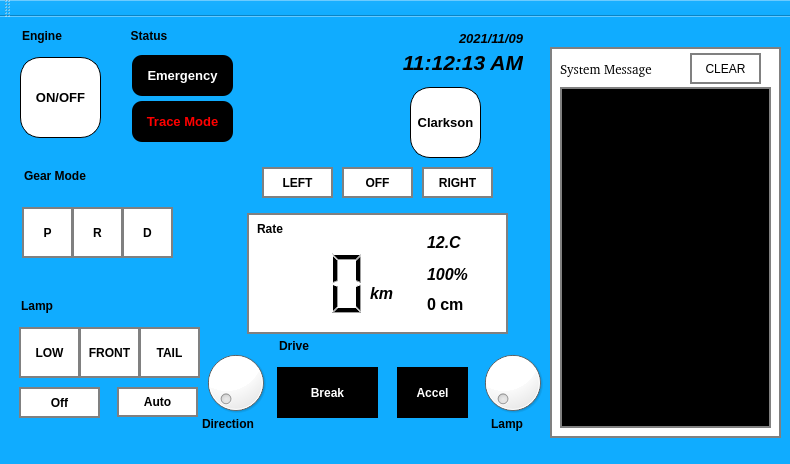
<?xml version="1.0" encoding="UTF-8"?>
<ui version="4.0">
 <class>MainWindow</class>
 <widget class="QMainWindow" name="MainWindow">
  <property name="geometry">
   <rect>
    <x>0</x>
    <y>0</y>
    <width>790</width>
    <height>464</height>
   </rect>
  </property>
  <property name="windowTitle">
   <string>MainWindow</string>
  </property>
  <property name="styleSheet">
   <string notr="true">background-color: rgb(255, 255, 255);
background-color: rgb(16, 172, 255);</string>
  </property>
  <widget class="QWidget" name="centralWidget">
   <widget class="QLabel" name="lbDispTime">
    <property name="geometry">
     <rect>
      <x>372</x>
      <y>30</y>
      <width>151</width>
      <height>31</height>
     </rect>
    </property>
    <property name="font">
     <font>
      <pointsize>16</pointsize>
      <weight>75</weight>
      <italic>true</italic>
      <bold>true</bold>
     </font>
    </property>
    <property name="styleSheet">
     <string notr="true">background-color: rgb(16, 172, 255);</string>
    </property>
    <property name="text">
     <string>11:12:13 AM</string>
    </property>
    <property name="alignment">
     <set>Qt::AlignRight|Qt::AlignTrailing|Qt::AlignVCenter</set>
    </property>
   </widget>
   <widget class="QLabel" name="lbDispDate">
    <property name="geometry">
     <rect>
      <x>412</x>
      <y>10</y>
      <width>111</width>
      <height>22</height>
     </rect>
    </property>
    <property name="font">
     <font>
      <pointsize>10</pointsize>
      <weight>75</weight>
      <italic>true</italic>
      <bold>true</bold>
     </font>
    </property>
    <property name="styleSheet">
     <string notr="true">background-color: rgb(16, 172, 255);</string>
    </property>
    <property name="text">
     <string>2021/11/09</string>
    </property>
    <property name="alignment">
     <set>Qt::AlignRight|Qt::AlignTrailing|Qt::AlignVCenter</set>
    </property>
   </widget>
   <widget class="QLabel" name="lbDirection">
    <property name="geometry">
     <rect>
      <x>202</x>
      <y>396</y>
      <width>68</width>
      <height>22</height>
     </rect>
    </property>
    <property name="styleSheet">
     <string notr="true">background-color: rgb(16, 172, 255);
font-weight: bold;
</string>
    </property>
    <property name="text">
     <string>Direction</string>
    </property>
   </widget>
   <widget class="QLabel" name="lbLamp">
    <property name="geometry">
     <rect>
      <x>491</x>
      <y>396</y>
      <width>40</width>
      <height>22</height>
     </rect>
    </property>
    <property name="styleSheet">
     <string notr="true">background-color: rgb(16, 172, 255);
font-weight: bold;
</string>
    </property>
    <property name="text">
     <string>Lamp</string>
    </property>
   </widget>
   <widget class="QWidget" name="grbDirLamp" native="true">
    <property name="geometry">
     <rect>
      <x>12</x>
      <y>130</y>
      <width>531</width>
      <height>271</height>
     </rect>
    </property>
    <property name="styleSheet">
     <string notr="true">background-color: white; border:0;
background-color: rgb(16, 172, 255);</string>
    </property>
    <widget class="QPushButton" name="btnLampDirLeft">
     <property name="geometry">
      <rect>
       <x>250</x>
       <y>20</y>
       <width>71</width>
       <height>31</height>
      </rect>
     </property>
     <property name="styleSheet">
      <string notr="true">font-weight: bold ;
border: 2px solid grey;
background-color: rgb(255,255,255);</string>
     </property>
     <property name="text">
      <string>LEFT</string>
     </property>
    </widget>
    <widget class="QPushButton" name="btnLampDirOff">
     <property name="geometry">
      <rect>
       <x>330</x>
       <y>20</y>
       <width>71</width>
       <height>31</height>
      </rect>
     </property>
     <property name="styleSheet">
      <string notr="true">font-weight: bold ;
border: 2px solid grey; background-color: rgb(255,255,255);</string>
     </property>
     <property name="text">
      <string>OFF</string>
     </property>
    </widget>
    <widget class="QPushButton" name="btnLampDirRight">
     <property name="geometry">
      <rect>
       <x>410</x>
       <y>20</y>
       <width>71</width>
       <height>31</height>
      </rect>
     </property>
     <property name="styleSheet">
      <string notr="true">font-weight: bold ;
border: 2px solid grey; background-color: rgb(255,255,255);</string>
     </property>
     <property name="text">
      <string>RIGHT</string>
     </property>
    </widget>
    <widget class="QDial" name="diaDirection">
     <property name="geometry">
      <rect>
       <x>188</x>
       <y>200</y>
       <width>71</width>
       <height>71</height>
      </rect>
     </property>
     <property name="styleSheet">
      <string notr="true">background-color: rgb(255,255,255);</string>
     </property>
     <property name="maximum">
      <number>5</number>
     </property>
    </widget>
    <widget class="QDial" name="diaLamp">
     <property name="geometry">
      <rect>
       <x>465</x>
       <y>200</y>
       <width>71</width>
       <height>71</height>
      </rect>
     </property>
     <property name="styleSheet">
      <string notr="true">background-color: rgb(255,255,255);</string>
     </property>
     <property name="maximum">
      <number>7</number>
     </property>
     <property name="pageStep">
      <number>10</number>
     </property>
    </widget>
    <widget class="QGroupBox" name="grbDrive">
     <property name="geometry">
      <rect>
       <x>265</x>
       <y>190</y>
       <width>191</width>
       <height>81</height>
      </rect>
     </property>
     <property name="styleSheet">
      <string notr="true">background-color: white; border:0; font-weight: bold; background-color: rgb(16, 172, 255);</string>
     </property>
     <property name="title">
      <string>Drive</string>
     </property>
     <widget class="QPushButton" name="btnAccel">
      <property name="geometry">
       <rect>
        <x>120</x>
        <y>30</y>
        <width>71</width>
        <height>51</height>
       </rect>
      </property>
      <property name="styleSheet">
       <string notr="true">background-color: black;color:white; font-weight: bold;</string>
      </property>
      <property name="text">
       <string>Accel</string>
      </property>
     </widget>
     <widget class="QPushButton" name="btnBreak">
      <property name="geometry">
       <rect>
        <x>0</x>
        <y>30</y>
        <width>101</width>
        <height>51</height>
       </rect>
      </property>
      <property name="styleSheet">
       <string notr="true">background-color: black;color:white; font-weight: bold;</string>
      </property>
      <property name="text">
       <string>Break</string>
      </property>
     </widget>
    </widget>
    <widget class="QGroupBox" name="grbLamp">
     <property name="geometry">
      <rect>
       <x>7</x>
       <y>150</y>
       <width>181</width>
       <height>121</height>
      </rect>
     </property>
     <property name="styleSheet">
      <string notr="true">background-color: white; border:0; font-weight: bold; background-color: rgb(16, 172, 255);</string>
     </property>
     <property name="title">
      <string>Lamp</string>
     </property>
     <widget class="QPushButton" name="btnLampTail">
      <property name="geometry">
       <rect>
        <x>120</x>
        <y>30</y>
        <width>61</width>
        <height>51</height>
       </rect>
      </property>
      <property name="styleSheet">
       <string notr="true">background-color: rgb(255,255,255);
border: 2px solid grey;
</string>
      </property>
      <property name="text">
       <string>TAIL</string>
      </property>
     </widget>
     <widget class="QPushButton" name="btnLampAuto">
      <property name="geometry">
       <rect>
        <x>98</x>
        <y>90</y>
        <width>81</width>
        <height>30</height>
       </rect>
      </property>
      <property name="styleSheet">
       <string notr="true">background-color: rgb(255,255,255);
border: 2px solid grey;
</string>
      </property>
      <property name="text">
       <string>Auto</string>
      </property>
     </widget>
     <widget class="QPushButton" name="btnLampLow">
      <property name="geometry">
       <rect>
        <x>0</x>
        <y>30</y>
        <width>61</width>
        <height>51</height>
       </rect>
      </property>
      <property name="styleSheet">
       <string notr="true">background-color: rgb(255,255,255);
border: 2px solid grey;
</string>
      </property>
      <property name="text">
       <string>LOW</string>
      </property>
     </widget>
     <widget class="QPushButton" name="btnLampFront">
      <property name="geometry">
       <rect>
        <x>60</x>
        <y>30</y>
        <width>61</width>
        <height>51</height>
       </rect>
      </property>
      <property name="styleSheet">
       <string notr="true">background-color: rgb(255,255,255);
border: 2px solid grey;
</string>
      </property>
      <property name="text">
       <string>FRONT</string>
      </property>
     </widget>
     <widget class="QPushButton" name="btnLampOff">
      <property name="geometry">
       <rect>
        <x>0</x>
        <y>90</y>
        <width>81</width>
        <height>31</height>
       </rect>
      </property>
      <property name="styleSheet">
       <string notr="true">background-color: rgb(255,255,255);
border: 2px solid grey;
</string>
      </property>
      <property name="text">
       <string>Off</string>
      </property>
     </widget>
    </widget>
    <widget class="QGroupBox" name="grbGearMode">
     <property name="geometry">
      <rect>
       <x>10</x>
       <y>20</y>
       <width>181</width>
       <height>101</height>
      </rect>
     </property>
     <property name="styleSheet">
      <string notr="true">background-color: white; border:0; font-weight: bold;
background-color: rgb(16, 172, 255);</string>
     </property>
     <property name="title">
      <string>Gear Mode</string>
     </property>
     <widget class="QPushButton" name="btnParking">
      <property name="geometry">
       <rect>
        <x>0</x>
        <y>40</y>
        <width>51</width>
        <height>51</height>
       </rect>
      </property>
      <property name="styleSheet">
       <string notr="true">border: 2px solid grey ; background-color: rgb(255,255,255);</string>
      </property>
      <property name="text">
       <string>P</string>
      </property>
     </widget>
     <widget class="QPushButton" name="btnReversing">
      <property name="geometry">
       <rect>
        <x>50</x>
        <y>40</y>
        <width>51</width>
        <height>51</height>
       </rect>
      </property>
      <property name="styleSheet">
       <string notr="true">border: 2px solid grey; background-color: rgb(255,255,255);</string>
      </property>
      <property name="text">
       <string>R</string>
      </property>
     </widget>
     <widget class="QPushButton" name="btnDriving">
      <property name="geometry">
       <rect>
        <x>100</x>
        <y>40</y>
        <width>51</width>
        <height>51</height>
       </rect>
      </property>
      <property name="styleSheet">
       <string notr="true">border: 2px solid grey; background-color: rgb(255,255,255);</string>
      </property>
      <property name="text">
       <string>D</string>
      </property>
     </widget>
    </widget>
    <widget class="QGroupBox" name="grbRate">
     <property name="geometry">
      <rect>
       <x>235</x>
       <y>66</y>
       <width>261</width>
       <height>121</height>
      </rect>
     </property>
     <property name="styleSheet">
      <string notr="true">background-color: white; font-weight: bold;
background-color: rgb(166, 232, 255);
background-color: rgb(255,255,255);
border: 2px solid grey;</string>
     </property>
     <property name="locale">
      <locale language="English" country="UnitedStates"/>
     </property>
     <property name="title">
      <string/>
     </property>
     <widget class="QLCDNumber" name="lcdDigitNumber">
      <property name="geometry">
       <rect>
        <x>10</x>
        <y>30</y>
        <width>111</width>
        <height>81</height>
       </rect>
      </property>
      <property name="font">
       <font>
        <pointsize>18</pointsize>
        <weight>75</weight>
        <italic>true</italic>
        <bold>true</bold>
       </font>
      </property>
      <property name="styleSheet">
       <string notr="true">border: 0px solid ;</string>
      </property>
      <property name="frameShape">
       <enum>QFrame::NoFrame</enum>
      </property>
      <property name="smallDecimalPoint">
       <bool>false</bool>
      </property>
      <property name="digitCount">
       <number>3</number>
      </property>
     </widget>
     <widget class="QLabel" name="lbDispUnit">
      <property name="geometry">
       <rect>
        <x>123</x>
        <y>70</y>
        <width>41</width>
        <height>21</height>
       </rect>
      </property>
      <property name="font">
       <font>
        <pointsize>12</pointsize>
        <weight>75</weight>
        <italic>true</italic>
        <bold>true</bold>
       </font>
      </property>
      <property name="styleSheet">
       <string notr="true">border: 0px solid ;</string>
      </property>
      <property name="text">
       <string>km</string>
      </property>
     </widget>
     <widget class="QLabel" name="lbDispLabelTop">
      <property name="geometry">
       <rect>
        <x>180</x>
        <y>14</y>
        <width>61</width>
        <height>31</height>
       </rect>
      </property>
      <property name="font">
       <font>
        <pointsize>12</pointsize>
        <weight>75</weight>
        <italic>true</italic>
        <bold>true</bold>
       </font>
      </property>
      <property name="styleSheet">
       <string notr="true">border: 0px solid ;</string>
      </property>
      <property name="text">
       <string>12.C</string>
      </property>
     </widget>
     <widget class="QLabel" name="lbDispLabelMiddle">
      <property name="geometry">
       <rect>
        <x>180</x>
        <y>46</y>
        <width>71</width>
        <height>31</height>
       </rect>
      </property>
      <property name="font">
       <font>
        <pointsize>12</pointsize>
        <weight>75</weight>
        <italic>true</italic>
        <bold>true</bold>
       </font>
      </property>
      <property name="styleSheet">
       <string notr="true">border: 0px solid ;</string>
      </property>
      <property name="text">
       <string>100%</string>
      </property>
     </widget>
     <widget class="QLabel" name="lbBoxName">
      <property name="geometry">
       <rect>
        <x>10</x>
        <y>5</y>
        <width>81</width>
        <height>22</height>
       </rect>
      </property>
      <property name="styleSheet">
       <string notr="true">background-color: rgb(255,255,255);
border: 0px ; </string>
      </property>
      <property name="text">
       <string>Rate</string>
      </property>
     </widget>
     <widget class="QLabel" name="lbUltraSonicWave">
      <property name="geometry">
       <rect>
        <x>180</x>
        <y>81</y>
        <width>61</width>
        <height>21</height>
       </rect>
      </property>
      <property name="styleSheet">
       <string notr="true">border: 0px solid ; font-size: 12pt
</string>
      </property>
      <property name="text">
       <string>0 cm</string>
      </property>
     </widget>
    </widget>
   </widget>
   <widget class="QGroupBox" name="grbStatus">
    <property name="geometry">
     <rect>
      <x>129</x>
      <y>10</y>
      <width>241</width>
      <height>121</height>
     </rect>
    </property>
    <property name="styleSheet">
     <string notr="true">background-color: white; border:0; font-weight: bold;
background-color: rgb(16, 172, 255);</string>
    </property>
    <property name="title">
     <string>Status</string>
    </property>
    <widget class="QPushButton" name="btnLampEmergency">
     <property name="geometry">
      <rect>
       <x>3</x>
       <y>28</y>
       <width>101</width>
       <height>41</height>
      </rect>
     </property>
     <property name="styleSheet">
      <string notr="true">background-color: rgb(0,0,0); font-weight: bold; color: white; font-size: 10pt; border-radius: 10px;</string>
     </property>
     <property name="text">
      <string>Emergency</string>
     </property>
    </widget>
    <widget class="QLabel" name="lbStateEmergency">
     <property name="geometry">
      <rect>
       <x>120</x>
       <y>30</y>
       <width>81</width>
       <height>81</height>
      </rect>
     </property>
     <property name="text">
      <string/>
     </property>
    </widget>
    <widget class="QPushButton" name="btnTraceMode">
     <property name="geometry">
      <rect>
       <x>3</x>
       <y>74</y>
       <width>101</width>
       <height>41</height>
      </rect>
     </property>
     <property name="styleSheet">
      <string notr="true">background-color: rgb(0,0,0); font-weight: bold; color: red; font-size: 10pt; border-radius: 10px;</string>
     </property>
     <property name="text">
      <string>Trace Mode</string>
     </property>
    </widget>
   </widget>
   <widget class="QGroupBox" name="grbEngine">
    <property name="geometry">
     <rect>
      <x>20</x>
      <y>10</y>
      <width>111</width>
      <height>131</height>
     </rect>
    </property>
    <property name="styleSheet">
     <string notr="true">background-color: white; border:0; font-weight: bold;
background-color: rgb(16, 172, 255);</string>
    </property>
    <property name="title">
     <string>Engine</string>
    </property>
    <widget class="QPushButton" name="btnEngine">
     <property name="geometry">
      <rect>
       <x>0</x>
       <y>30</y>
       <width>81</width>
       <height>81</height>
      </rect>
     </property>
     <property name="styleSheet">
      <string notr="true">border: 1px solid black; border-radius: 20px; max-width: 100px; max-height: 100px; font-size: 10pt; background-color: white; color:black;</string>
     </property>
     <property name="text">
      <string>ON/OFF</string>
     </property>
    </widget>
   </widget>
   <widget class="QGroupBox" name="groupBox">
    <property name="geometry">
     <rect>
      <x>550</x>
      <y>30</y>
      <width>231</width>
      <height>391</height>
     </rect>
    </property>
    <property name="styleSheet">
     <string notr="true">border: 2px solid grey; background-color: rgb(255,255,255);</string>
    </property>
    <property name="title">
     <string/>
    </property>
    <widget class="QTextEdit" name="txtSystemMessage">
     <property name="geometry">
      <rect>
       <x>10</x>
       <y>40</y>
       <width>211</width>
       <height>341</height>
      </rect>
     </property>
     <property name="styleSheet">
      <string notr="true">background-color: rgb(0, 0, 0);
color: rgb(255, 255, 255);</string>
     </property>
    </widget>
    <widget class="QPushButton" name="btnMsgClear">
     <property name="geometry">
      <rect>
       <x>140</x>
       <y>6</y>
       <width>71</width>
       <height>31</height>
      </rect>
     </property>
     <property name="text">
      <string>CLEAR</string>
     </property>
    </widget>
    <widget class="QLabel" name="lbDispSystemMsg">
     <property name="geometry">
      <rect>
       <x>10</x>
       <y>7</y>
       <width>111</width>
       <height>31</height>
      </rect>
     </property>
     <property name="font">
      <font>
       <family>Piboto [Goog]</family>
       <pointsize>10</pointsize>
       <weight>50</weight>
       <italic>false</italic>
       <bold>false</bold>
      </font>
     </property>
     <property name="styleSheet">
      <string notr="true">border: 0px solid white;</string>
     </property>
     <property name="text">
      <string>System Message</string>
     </property>
    </widget>
   </widget>
   <widget class="QPushButton" name="btnClarkson">
    <property name="geometry">
     <rect>
      <x>410</x>
      <y>70</y>
      <width>71</width>
      <height>71</height>
     </rect>
    </property>
    <property name="styleSheet">
     <string notr="true">border: 1px solid black; border-radius: 20px; max-width: 100px; max-height: 100px; font-size: 10pt; background-color: white; color:black; font-weight: bold;</string>
    </property>
    <property name="text">
     <string>Clarkson</string>
    </property>
   </widget>
  </widget>
  <widget class="QToolBar" name="mainToolBar">
   <attribute name="toolBarArea">
    <enum>TopToolBarArea</enum>
   </attribute>
   <attribute name="toolBarBreak">
    <bool>false</bool>
   </attribute>
  </widget>
  <widget class="QStatusBar" name="statusBar"/>
 </widget>
 <layoutdefault spacing="6" margin="11"/>
 <resources/>
 <connections/>
</ui>
